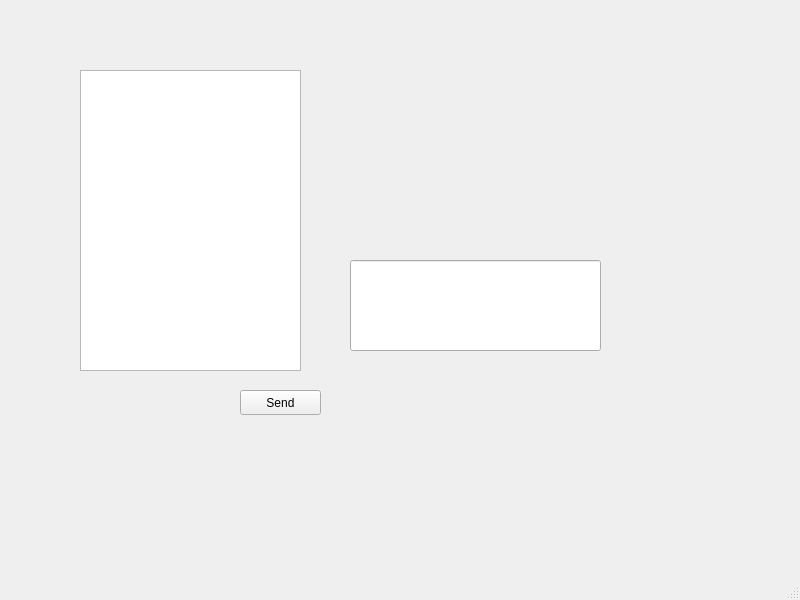
<?xml version="1.0" encoding="UTF-8"?>
<ui version="4.0">
 <class>MainWindow</class>
 <widget class="QMainWindow" name="MainWindow">
  <property name="geometry">
   <rect>
    <x>0</x>
    <y>0</y>
    <width>800</width>
    <height>600</height>
   </rect>
  </property>
  <property name="windowTitle">
   <string>MainWindow</string>
  </property>
  <widget class="QWidget" name="centralwidget">
   <widget class="QPushButton" name="sendButton">
    <property name="geometry">
     <rect>
      <x>240</x>
      <y>390</y>
      <width>81</width>
      <height>25</height>
     </rect>
    </property>
    <property name="text">
     <string>Send</string>
    </property>
   </widget>
   <widget class="QLineEdit" name="messageLineEdit">
    <property name="geometry">
     <rect>
      <x>350</x>
      <y>260</y>
      <width>251</width>
      <height>91</height>
     </rect>
    </property>
   </widget>
   <widget class="QTextEdit" name="responseTextEdit">
    <property name="geometry">
     <rect>
      <x>80</x>
      <y>70</y>
      <width>221</width>
      <height>301</height>
     </rect>
    </property>
   </widget>
  </widget>
  <widget class="QMenuBar" name="menubar">
   <property name="geometry">
    <rect>
     <x>0</x>
     <y>0</y>
     <width>800</width>
     <height>22</height>
    </rect>
   </property>
  </widget>
  <widget class="QStatusBar" name="statusbar"/>
 </widget>
 <resources/>
 <connections/>
</ui>
